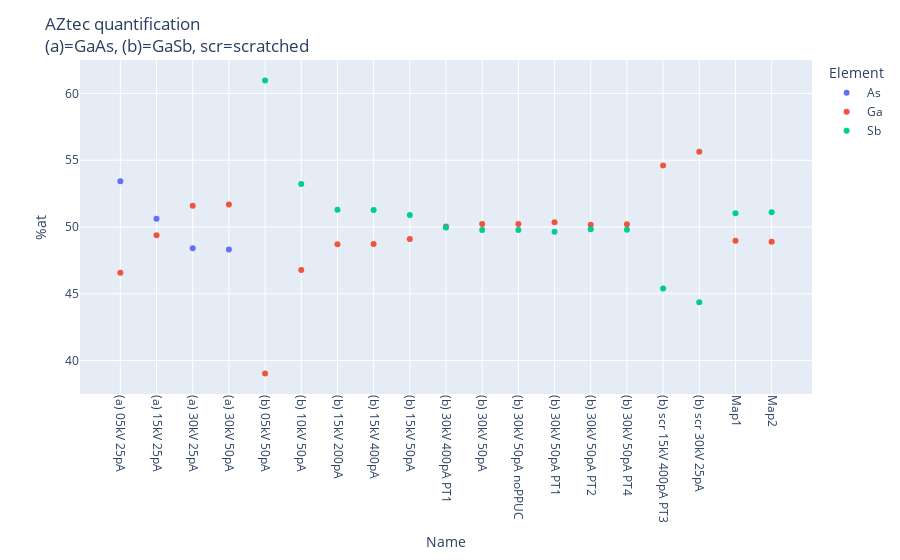

The cell this chart's notebook holds for it:
### Code cell
# plot '%at' col with "Line" as color
fig = px.scatter(df, x='Name', y='%at', color='Element', hover_name='Name', hover_data=['%at', 'Element', 'Line', 'File'])
fig.update_xaxes(tickangle=90)
fig.update_layout(title='AZtec quantification  <br>(a)=GaAs, (b)=GaSb, scr=scratched')
fig

### Figure 1 — Plotly figure (JSON) as saved in the notebook; plotly's stock layout.template omitted (floating-point values rounded to 4 significant figures)
{"data": [{"customdata": [["As", "As_La", "GaAs_05kV_25pA"], ["As", "As_La", "GaAs_15kV_25pA"], ["As", "As_Ka", "GaAs_30kV_25pA"], ["As", "As_Ka", "GaAs_30kV_50pA"]], "hovertemplate": "<b>%{hovertext}</b><br><br>Element=%{customdata[0]}<br>Name=%{x}<br>%at=%{y}<br>Line=%{customdata[1]}<br>File=%{customdata[2]}<extra></extra>", "hovertext": ["(a) 05kV 25pA", "(a) 15kV 25pA", "(a) 30kV 25pA", "(a) 30kV 50pA"], "legendgroup": "As", "marker": {"color": "#636efa", "symbol": "circle"}, "mode": "markers", "name": "As", "orientation": "v", "showlegend": true, "type": "scatter", "x": ["(a) 05kV 25pA", "(a) 15kV 25pA", "(a) 30kV 25pA", "(a) 30kV 50pA"], "xaxis": "x", "y": [53.42, 50.62, 48.41, 48.31], "yaxis": "y"}, {"customdata": [["Ga", "Ga_La", "GaAs_05kV_25pA"], ["Ga", "Ga_La", "GaAs_15kV_25pA"], ["Ga", "Ga_Ka", "GaAs_30kV_25pA"], ["Ga", "Ga_Ka", "GaAs_30kV_50pA"], ["Ga", "Ga_La", "GaSb_05kV_50pA"], ["Ga", "Ga_La", "GaSb_10kV_50pA"], ["Ga", "Ga_La", "GaSb_15kV_200pA"], ["Ga", "Ga_La", "GaSb_15kV_400pA"], ["Ga", "Ga_La", "GaSb_15kV_50pA"], ["Ga", "Ga_Ka", "GaSb_30kV_400pA_processTime1"], ["Ga", "Ga_Ka", "GaSb_30kV_50pA"], ["Ga", "Ga_Ka", "GaSb_30kV_50pA_noPPUC"], ["Ga", "Ga_Ka", "GaSb_30kV_50pA_processTime1"], ["Ga", "Ga_Ka", "GaSb_30kV_50pA_processTime2"], ["Ga", "Ga_Ka", "GaSb_30kV_50pA_processTime4"], ["Ga", "Ga_La", "GaSb_scratched_15kV_400pA_processTime3"], ["Ga", "Ga_Ka", "GaSb_scratched_30kV_25pA"], ["Ga", "Ga_La", "Map1"], ["Ga", "Ga_La", "Map2"]], "hovertemplate": "<b>%{hovertext}</b><br><br>Element=%{customdata[0]}<br>Name=%{x}<br>%at=%{y}<br>Line=%{customdata[1]}<br>File=%{customdata[2]}<extra></extra>", "hovertext": ["(a) 05kV 25pA", "(a) 15kV 25pA", "(a) 30kV 25pA", "(a) 30kV 50pA", "(b) 05kV 50pA", "(b) 10kV 50pA", "(b) 15kV 200pA", "(b) 15kV 400pA", "(b) 15kV 50pA", "(b) 30kV 400pA PT1", "(b) 30kV 50pA", "(b) 30kV 50pA noPPUC", "(b) 30kV 50pA PT1", "(b) 30kV 50pA PT2", "(b) 30kV 50pA PT4", "(b) scr 15kV 400pA PT3", "(b) scr 30kV 25pA", "Map1", "Map2"], "legendgroup": "Ga", "marker": {"color": "#EF553B", "symbol": "circle"}, "mode": "markers", "name": "Ga", "orientation": "v", "showlegend": true, "type": "scatter", "x": ["(a) 05kV 25pA", "(a) 15kV 25pA", "(a) 30kV 25pA", "(a) 30kV 50pA", "(b) 05kV 50pA", "(b) 10kV 50pA", "(b) 15kV 200pA", "(b) 15kV 400pA", "(b) 15kV 50pA", "(b) 30kV 400pA PT1", "(b) 30kV 50pA", "(b) 30kV 50pA noPPUC", "(b) 30kV 50pA PT1", "(b) 30kV 50pA PT2", "(b) 30kV 50pA PT4", "(b) scr 15kV 400pA PT3", "(b) scr 30kV 25pA", "Map1", "Map2"], "xaxis": "x", "y": [46.58, 49.38, 51.59, 51.69, 39.03, 46.78, 48.71, 48.72, 49.11, 50.04, 50.23, 50.23, 50.35, 50.16, 50.2, 54.6, 55.64, 48.97, 48.9], "yaxis": "y"}, {"customdata": [["Sb", "Sb_La", "GaSb_05kV_50pA"], ["Sb", "Sb_La", "GaSb_10kV_50pA"], ["Sb", "Sb_La", "GaSb_15kV_200pA"], ["Sb", "Sb_La", "GaSb_15kV_400pA"], ["Sb", "Sb_La", "GaSb_15kV_50pA"], ["Sb", "Sb_La", "GaSb_30kV_400pA_processTime1"], ["Sb", "Sb_La", "GaSb_30kV_50pA"], ["Sb", "Sb_La", "GaSb_30kV_50pA_noPPUC"], ["Sb", "Sb_La", "GaSb_30kV_50pA_processTime1"], ["Sb", "Sb_La", "GaSb_30kV_50pA_processTime2"], ["Sb", "Sb_La", "GaSb_30kV_50pA_processTime4"], ["Sb", "Sb_La", "GaSb_scratched_15kV_400pA_processTime3"], ["Sb", "Sb_La", "GaSb_scratched_30kV_25pA"], ["Sb", "Sb_La", "Map1"], ["Sb", "Sb_La", "Map2"]], "hovertemplate": "<b>%{hovertext}</b><br><br>Element=%{customdata[0]}<br>Name=%{x}<br>%at=%{y}<br>Line=%{customdata[1]}<br>File=%{customdata[2]}<extra></extra>", "hovertext": ["(b) 05kV 50pA", "(b) 10kV 50pA", "(b) 15kV 200pA", "(b) 15kV 400pA", "(b) 15kV 50pA", "(b) 30kV 400pA PT1", "(b) 30kV 50pA", "(b) 30kV 50pA noPPUC", "(b) 30kV 50pA PT1", "(b) 30kV 50pA PT2", "(b) 30kV 50pA PT4", "(b) scr 15kV 400pA PT3", "(b) scr 30kV 25pA", "Map1", "Map2"], "legendgroup": "Sb", "marker": {"color": "#00cc96", "symbol": "circle"}, "mode": "markers", "name": "Sb", "orientation": "v", "showlegend": true, "type": "scatter", "x": ["(b) 05kV 50pA", "(b) 10kV 50pA", "(b) 15kV 200pA", "(b) 15kV 400pA", "(b) 15kV 50pA", "(b) 30kV 400pA PT1", "(b) 30kV 50pA", "(b) 30kV 50pA noPPUC", "(b) 30kV 50pA PT1", "(b) 30kV 50pA PT2", "(b) 30kV 50pA PT4", "(b) scr 15kV 400pA PT3", "(b) scr 30kV 25pA", "Map1", "Map2"], "xaxis": "x", "y": [60.97, 53.22, 51.29, 51.28, 50.89, 49.96, 49.77, 49.77, 49.65, 49.84, 49.8, 45.4, 44.36, 51.03, 51.1], "yaxis": "y"}], "layout": {"legend": {"title": {"text": "Element"}, "tracegroupgap": 0}, "margin": {"t": 60}, "title": {"text": "AZtec quantification  <br>(a)=GaAs, (b)=GaSb, scr=scratched"}, "xaxis": {"anchor": "y", "domain": [0, 1], "tickangle": 90, "title": {"text": "Name"}}, "yaxis": {"anchor": "x", "domain": [0, 1], "title": {"text": "%at"}}}}
